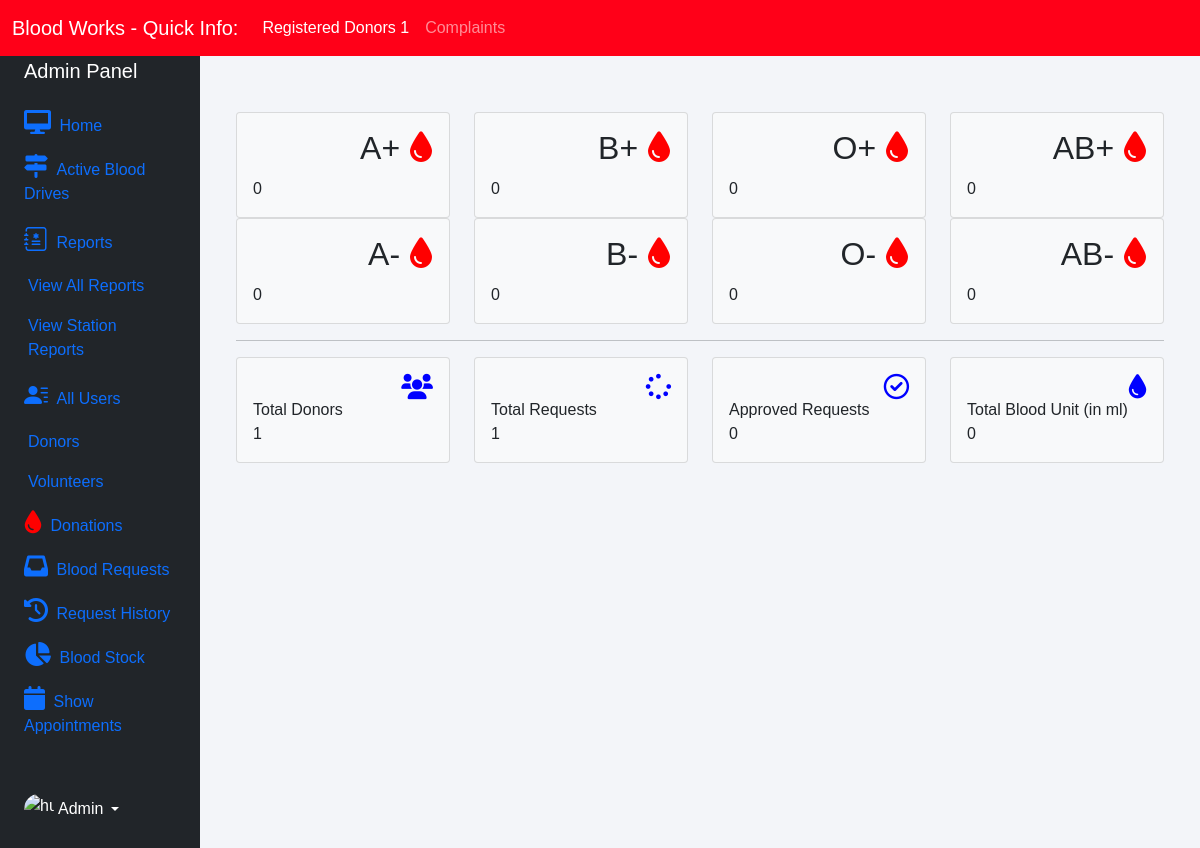
Page /admin-dashboard (signed in) on the committed database.
### blood/models.py (models this page shows, shortened)
class Stock(models.Model):
    bloodgroup = models.CharField(max_length=10)
    unit = models.PositiveIntegerField(default=0)

### blood/views.py (the view)
# urls.py: path('admin-dashboard', views.admin_dashboard_view, name='admin-dashboard'),
@user_passes_test(lambda user: user.is_superuser)
@login_required(login_url='adminlogin')
def admin_dashboard_view(request):
    totalunit = models.Stock.objects.aggregate(Sum('unit'))
    dict = {
        'A1': models.Stock.objects.get(bloodgroup="A+"),
        'A2': models.Stock.objects.get(bloodgroup="A-"),
        'B1': models.Stock.objects.get(bloodgroup="B+"),
        'B2': models.Stock.objects.get(bloodgroup="B-"),
        'AB1': models.Stock.objects.get(bloodgroup="AB+"),
        'AB2': models.Stock.objects.get(bloodgroup="AB-"),
        'O1': models.Stock.objects.get(bloodgroup="O+"),
        'O2': models.Stock.objects.get(bloodgroup="O-"),
        'totaldonors': dmodels.Donor.objects.all().filter(status='Approved').count(),
        'totalbloodunit': totalunit['unit__sum'],
        'totalrequest': models.BloodRequest.objects.all().count(),
        'totalapprovedrequest': models.BloodRequest.objects.all().filter(status='Approved').count()
    }
    return render(request, 'blood/admin_dashboard.html', context=dict)

### templates/blood/admin_dashboard.html
{% extends 'blood/adminbase.html' %}
{% block content %}
<br><br>
<div class="container">
    <div class="row">
        <div class="col-sm-3">
          <div class="card bg-light">
            <div class="card-body">
                <div class="blood">
                    <h2>A+ <i class="fas fa-tint"></i></h2>
                </div><br><br>
                <div>
                    {{A1.unit}}
                </div>
            </div>
          </div>
        </div>
        <div class="col-sm-3">
            <div class="card bg-light">
                <div class="card-body">
                    <div class="blood">
                        <h2>B+ <i class="fas fa-tint"></i></h2>
                    </div><br><br>
                    <div>
                      {{B1.unit}}
                    </div>
                </div>
              </div>
        </div>
        <div class="col-sm-3">
            <div class="card bg-light">
                <div class="card-body">
                    <div class="blood">
                        <h2>O+ <i class="fas fa-tint"></i></h2>
                    </div><br><br>
                    <div>
                      {{O1.unit}}
                    </div>
                </div>
              </div>
          </div>
          <div class="col-sm-3">
            <div class="card bg-light">
                <div class="card-body">
                    <div class="blood">
                        <h2>AB+ <i class="fas fa-tint"></i></h2>
                    </div><br><br>
                    <div>
                      {{AB1.unit}}
                    </div>
                </div>
              </div>
          </div>
      </div>
      <div class="row">
        <div class="col-sm-3">
          <div class="card bg-light">
            <div class="card-body">
                <div class="blood">
                    <h2>A- <i class="fas fa-tint"></i></h2>
                </div><br><br>
                <div>
                  {{A2.unit}}
                </div>
            </div>
          </div>
        </div>
        <div class="col-sm-3">
            <div class="card bg-light">
                <div class="card-body">
                    <div class="blood">
                        <h2>B- <i class="fas fa-tint"></i></h2>
                    </div><br><br>
                    <div>
                      {{B2.unit}}
                    </div>
                </div>
              </div>
        </div>
        <div class="col-sm-3">
            <div class="card bg-light">
                <div class="card-body">
                    <div class="blood">
                        <h2>O- <i class="fas fa-tint"></i></h2>
                    </div><br><br>
                    <div>
                      {{O2.unit}}
                    </div>
                </div>
              </div>
          </div>
          <div class="col-sm-3">
            <div class="card bg-light">
                <div class="card-body">
                    <div class="blood">
                        <h2>AB- <i class="fas fa-tint"></i></h2>
                    </div><br><br>
                    <div>
                      {{AB2.unit}}
                    </div>
                </div>
              </div>
          </div>
      </div>
<hr>
    <div class="row">
      <div class="col-sm-3">
        <div class="card bg-light">
          <div class="card-body">
              <div class="blood">
                  <i class="fas fa-users"></i>
              </div><br>
              <div>
                  Total Donors <br>
                  {{totaldonors}}
              </div>
          </div>
        </div>
      </div>
      <div class="col-sm-3">
          <div class="card bg-light">
              <div class="card-body">
                  <div class="blood">
                      <i class="fas fa-spinner"></i>
                  </div><br>
                  <div>
                      Total Requests <br>
                     {{totalrequest}}
                  </div>
              </div>
            </div>
      </div>
      <div class="col-sm-3">
          <div class="card bg-light">
              <div class="card-body">
                  <div class="blood">
                      <i class="far fa-check-circle"></i>
                  </div><br>
                  <div>
                      Approved Requests <br>
                      {{totalapprovedrequest}}
                  </div>
              </div>
            </div>
        </div>
        <div class="col-sm-3">
          <div class="card bg-light">
              <div class="card-body">
                  <div class="blood">
                      <i class="fas fa-tint xyz"></i>
                  </div><br>
                  <div>
                      Total Blood Unit (in ml) <br>
                      {{totalbloodunit}}
                  </div>
              </div>
            </div>
        </div>
    </div>
</div>
{% endblock content %}

### templates/blood/adminbase.html (style rules this page uses)
.fa-tint { color: red; }
.blood { float: right; }
.fa-users { color: blue; font-size: 3ex; }
.fa-spinner { color: blue; font-size: 3ex; }
.fa-check-circle { color: blue; font-size: 3ex; }
.xyz { color: blue; font-size: 3ex; }
* { margin: 0; padding: 0; box-sizing: border-box; list-style: none; text-decoration: none; font-family: 'Josefin Sans', sans-serif; }
body { background-color: #f3f5f9; }

### rows in the picture
Stock: unit "0"
Stock: unit "0"
Stock: unit "0"
Stock: unit "0"
Stock: unit "0"
Stock: unit "0"
Stock: unit "0"
Stock: unit "0"

### other values in the picture
{{ totaldonors }} "1"
{{ totalrequest }} "1"
{{ totalapprovedrequest }} "0"
{{ totalbloodunit }} "0"
